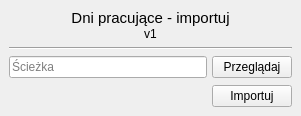
<?xml version="1.0" encoding="UTF-8"?>
<ui version="4.0">
 <class>Form</class>
 <widget class="QWidget" name="Form">
  <property name="geometry">
   <rect>
    <x>0</x>
    <y>0</y>
    <width>301</width>
    <height>116</height>
   </rect>
  </property>
  <property name="windowTitle">
   <string>Form</string>
  </property>
  <layout class="QHBoxLayout" name="horizontalLayout_2">
   <property name="spacing">
    <number>0</number>
   </property>
   <property name="leftMargin">
    <number>0</number>
   </property>
   <property name="topMargin">
    <number>0</number>
   </property>
   <property name="rightMargin">
    <number>0</number>
   </property>
   <property name="bottomMargin">
    <number>0</number>
   </property>
   <item>
    <widget class="QWidget" name="widget" native="true">
     <layout class="QVBoxLayout" name="verticalLayout_3">
      <item>
       <widget class="QWidget" name="widget_2" native="true">
        <layout class="QVBoxLayout" name="verticalLayout_2">
         <property name="spacing">
          <number>0</number>
         </property>
         <property name="leftMargin">
          <number>0</number>
         </property>
         <property name="topMargin">
          <number>0</number>
         </property>
         <property name="rightMargin">
          <number>0</number>
         </property>
         <property name="bottomMargin">
          <number>0</number>
         </property>
         <item>
          <widget class="QLabel" name="label">
           <property name="font">
            <font>
             <pointsize>11</pointsize>
            </font>
           </property>
           <property name="text">
            <string>Dni pracujące - importuj</string>
           </property>
           <property name="alignment">
            <set>Qt::AlignCenter</set>
           </property>
          </widget>
         </item>
         <item>
          <widget class="QLabel" name="label_2">
           <property name="text">
            <string>v1</string>
           </property>
           <property name="alignment">
            <set>Qt::AlignCenter</set>
           </property>
          </widget>
         </item>
        </layout>
       </widget>
      </item>
      <item>
       <widget class="Line" name="line">
        <property name="orientation">
         <enum>Qt::Horizontal</enum>
        </property>
       </widget>
      </item>
      <item>
       <widget class="QWidget" name="widget_3" native="true">
        <layout class="QHBoxLayout" name="horizontalLayout_3">
         <property name="spacing">
          <number>5</number>
         </property>
         <property name="leftMargin">
          <number>0</number>
         </property>
         <property name="topMargin">
          <number>0</number>
         </property>
         <property name="rightMargin">
          <number>0</number>
         </property>
         <property name="bottomMargin">
          <number>0</number>
         </property>
         <item>
          <widget class="QLineEdit" name="ed_sciezka_dane">
           <property name="placeholderText">
            <string>Ścieżka</string>
           </property>
          </widget>
         </item>
         <item>
          <widget class="QPushButton" name="btn_przegladaj">
           <property name="text">
            <string>Przeglądaj</string>
           </property>
          </widget>
         </item>
        </layout>
       </widget>
      </item>
      <item>
       <widget class="QWidget" name="widget_4" native="true">
        <layout class="QHBoxLayout" name="horizontalLayout">
         <property name="spacing">
          <number>0</number>
         </property>
         <property name="leftMargin">
          <number>0</number>
         </property>
         <property name="topMargin">
          <number>0</number>
         </property>
         <property name="rightMargin">
          <number>0</number>
         </property>
         <property name="bottomMargin">
          <number>0</number>
         </property>
         <item>
          <spacer name="horizontalSpacer">
           <property name="orientation">
            <enum>Qt::Horizontal</enum>
           </property>
           <property name="sizeHint" stdset="0">
            <size>
             <width>139</width>
             <height>20</height>
            </size>
           </property>
          </spacer>
         </item>
         <item>
          <widget class="QPushButton" name="btn_zapisz">
           <property name="text">
            <string>Importuj</string>
           </property>
          </widget>
         </item>
        </layout>
       </widget>
      </item>
     </layout>
    </widget>
   </item>
  </layout>
 </widget>
 <resources/>
 <connections/>
</ui>
